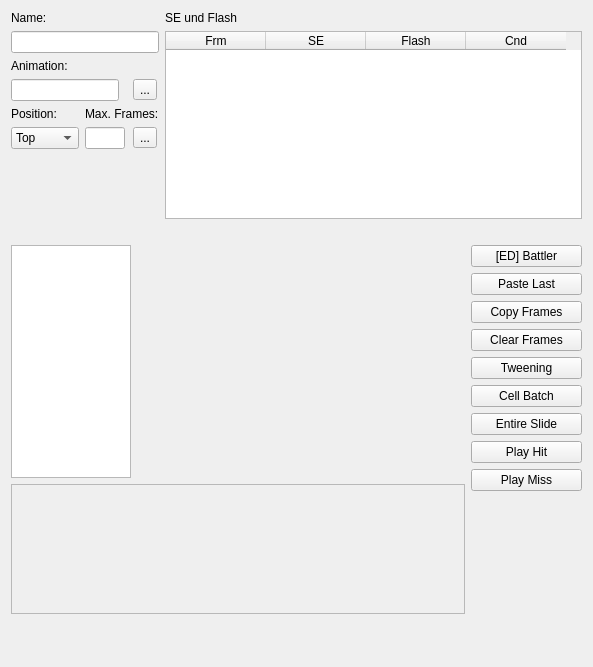
<?xml version="1.0" encoding="UTF-8"?>
<ui version="4.0">
 <class>EditAnimations</class>
 <widget class="QWidget" name="EditAnimations">
  <property name="geometry">
   <rect>
    <x>0</x>
    <y>0</y>
    <width>593</width>
    <height>667</height>
   </rect>
  </property>
  <property name="windowTitle">
   <string>Form</string>
  </property>
  <layout class="QGridLayout" name="gridLayout_3">
   <item row="0" column="0">
    <layout class="QGridLayout" name="gridLayout">
     <item row="7" column="0">
      <spacer name="verticalSpacer">
       <property name="orientation">
        <enum>Qt::Vertical</enum>
       </property>
       <property name="sizeHint" stdset="0">
        <size>
         <width>20</width>
         <height>40</height>
        </size>
       </property>
      </spacer>
     </item>
     <item row="2" column="0" colspan="3">
      <widget class="QLabel" name="label_2">
       <property name="sizePolicy">
        <sizepolicy hsizetype="Fixed" vsizetype="Preferred">
         <horstretch>0</horstretch>
         <verstretch>0</verstretch>
        </sizepolicy>
       </property>
       <property name="text">
        <string>Animation:</string>
       </property>
      </widget>
     </item>
     <item row="6" column="1">
      <widget class="QLineEdit" name="line_max_frames">
       <property name="sizePolicy">
        <sizepolicy hsizetype="Fixed" vsizetype="Fixed">
         <horstretch>0</horstretch>
         <verstretch>0</verstretch>
        </sizepolicy>
       </property>
       <property name="maximumSize">
        <size>
         <width>40</width>
         <height>16777215</height>
        </size>
       </property>
       <property name="readOnly">
        <bool>true</bool>
       </property>
      </widget>
     </item>
     <item row="6" column="0">
      <widget class="QComboBox" name="combo_pos">
       <property name="sizePolicy">
        <sizepolicy hsizetype="Fixed" vsizetype="Fixed">
         <horstretch>0</horstretch>
         <verstretch>0</verstretch>
        </sizepolicy>
       </property>
       <item>
        <property name="text">
         <string>Top</string>
        </property>
       </item>
       <item>
        <property name="text">
         <string>Middle</string>
        </property>
       </item>
       <item>
        <property name="text">
         <string>Bottom</string>
        </property>
       </item>
       <item>
        <property name="text">
         <string>Screen</string>
        </property>
       </item>
      </widget>
     </item>
     <item row="3" column="2">
      <widget class="QToolButton" name="button_animation">
       <property name="text">
        <string>...</string>
       </property>
      </widget>
     </item>
     <item row="1" column="0" colspan="3">
      <widget class="QLineEdit" name="line_name">
       <property name="sizePolicy">
        <sizepolicy hsizetype="Preferred" vsizetype="Fixed">
         <horstretch>0</horstretch>
         <verstretch>0</verstretch>
        </sizepolicy>
       </property>
      </widget>
     </item>
     <item row="3" column="0" colspan="2">
      <widget class="QLineEdit" name="line_animation">
       <property name="sizePolicy">
        <sizepolicy hsizetype="Fixed" vsizetype="Fixed">
         <horstretch>0</horstretch>
         <verstretch>0</verstretch>
        </sizepolicy>
       </property>
       <property name="readOnly">
        <bool>true</bool>
       </property>
      </widget>
     </item>
     <item row="0" column="0" colspan="3">
      <widget class="QLabel" name="label">
       <property name="sizePolicy">
        <sizepolicy hsizetype="Fixed" vsizetype="Preferred">
         <horstretch>0</horstretch>
         <verstretch>0</verstretch>
        </sizepolicy>
       </property>
       <property name="text">
        <string>Name:</string>
       </property>
      </widget>
     </item>
     <item row="6" column="2">
      <widget class="QToolButton" name="button_set_frames">
       <property name="text">
        <string>...</string>
       </property>
      </widget>
     </item>
     <item row="5" column="0">
      <widget class="QLabel" name="label_3">
       <property name="sizePolicy">
        <sizepolicy hsizetype="Fixed" vsizetype="Preferred">
         <horstretch>0</horstretch>
         <verstretch>0</verstretch>
        </sizepolicy>
       </property>
       <property name="text">
        <string>Position:</string>
       </property>
      </widget>
     </item>
     <item row="5" column="1" colspan="2">
      <widget class="QLabel" name="label_4">
       <property name="sizePolicy">
        <sizepolicy hsizetype="Fixed" vsizetype="Preferred">
         <horstretch>0</horstretch>
         <verstretch>0</verstretch>
        </sizepolicy>
       </property>
       <property name="text">
        <string>Max. Frames:</string>
       </property>
      </widget>
     </item>
    </layout>
   </item>
   <item row="0" column="1" colspan="2">
    <layout class="QGridLayout" name="gridLayout_2">
     <item row="1" column="1">
      <widget class="TimingTable" name="table_timings">
       <property name="contextMenuPolicy">
        <enum>Qt::CustomContextMenu</enum>
       </property>
       <property name="selectionBehavior">
        <enum>QAbstractItemView::SelectRows</enum>
       </property>
       <attribute name="verticalHeaderVisible">
        <bool>false</bool>
       </attribute>
       <column>
        <property name="text">
         <string>Frm</string>
        </property>
       </column>
       <column>
        <property name="text">
         <string>SE</string>
        </property>
       </column>
       <column>
        <property name="text">
         <string>Flash</string>
        </property>
       </column>
       <column>
        <property name="text">
         <string>Cnd</string>
        </property>
       </column>
      </widget>
     </item>
     <item row="0" column="1">
      <widget class="QLabel" name="label_5">
       <property name="text">
        <string>SE und Flash</string>
       </property>
      </widget>
     </item>
     <item row="2" column="1">
      <spacer name="horizontalSpacer">
       <property name="orientation">
        <enum>Qt::Horizontal</enum>
       </property>
       <property name="sizeHint" stdset="0">
        <size>
         <width>40</width>
         <height>20</height>
        </size>
       </property>
      </spacer>
     </item>
    </layout>
   </item>
   <item row="1" column="2" rowspan="3">
    <layout class="QGridLayout" name="gridLayout_4">
     <item row="4" column="1">
      <widget class="QPushButton" name="pushButton_8">
       <property name="text">
        <string>Tweening</string>
       </property>
      </widget>
     </item>
     <item row="3" column="1">
      <widget class="QPushButton" name="pushButton_9">
       <property name="text">
        <string>Clear Frames</string>
       </property>
      </widget>
     </item>
     <item row="5" column="1">
      <widget class="QPushButton" name="pushButton_6">
       <property name="text">
        <string>Cell Batch</string>
       </property>
      </widget>
     </item>
     <item row="8" column="1">
      <widget class="QPushButton" name="pushButton_11">
       <property name="text">
        <string>Play Miss</string>
       </property>
      </widget>
     </item>
     <item row="7" column="1">
      <widget class="QPushButton" name="pushButton_10">
       <property name="text">
        <string>Play Hit</string>
       </property>
      </widget>
     </item>
     <item row="2" column="1">
      <widget class="QPushButton" name="pushButton_7">
       <property name="text">
        <string>Copy Frames</string>
       </property>
      </widget>
     </item>
     <item row="1" column="1">
      <widget class="QPushButton" name="pushButton_4">
       <property name="text">
        <string>Paste Last</string>
       </property>
      </widget>
     </item>
     <item row="6" column="1">
      <widget class="QPushButton" name="pushButton_5">
       <property name="text">
        <string>Entire Slide</string>
       </property>
      </widget>
     </item>
     <item row="0" column="1">
      <widget class="QPushButton" name="pushButton_3">
       <property name="text">
        <string>[ED] Battler</string>
       </property>
      </widget>
     </item>
     <item row="9" column="1">
      <spacer name="verticalSpacer_3">
       <property name="orientation">
        <enum>Qt::Vertical</enum>
       </property>
       <property name="sizeHint" stdset="0">
        <size>
         <width>20</width>
         <height>40</height>
        </size>
       </property>
      </spacer>
     </item>
    </layout>
   </item>
   <item row="3" column="0">
    <spacer name="verticalSpacer_2">
     <property name="orientation">
      <enum>Qt::Vertical</enum>
     </property>
     <property name="sizeHint" stdset="0">
      <size>
       <width>20</width>
       <height>40</height>
      </size>
     </property>
    </spacer>
   </item>
   <item row="1" column="0" colspan="2">
    <layout class="QGridLayout" name="gridLayout_5">
     <item row="0" column="1">
      <widget class="AnimationLabel" name="animation_label">
       <property name="minimumSize">
        <size>
         <width>328</width>
         <height>233</height>
        </size>
       </property>
       <property name="maximumSize">
        <size>
         <width>328</width>
         <height>233</height>
        </size>
       </property>
       <property name="text">
        <string/>
       </property>
       <property name="alignment">
        <set>Qt::AlignLeading|Qt::AlignLeft|Qt::AlignTop</set>
       </property>
      </widget>
     </item>
     <item row="0" column="0">
      <widget class="QListWidget" name="frame_list">
       <property name="sizePolicy">
        <sizepolicy hsizetype="Fixed" vsizetype="Expanding">
         <horstretch>0</horstretch>
         <verstretch>0</verstretch>
        </sizepolicy>
       </property>
       <property name="maximumSize">
        <size>
         <width>120</width>
         <height>16777215</height>
        </size>
       </property>
      </widget>
     </item>
    </layout>
   </item>
   <item row="2" column="0" colspan="2">
    <widget class="QScrollArea" name="scrollArea">
     <property name="minimumSize">
      <size>
       <width>0</width>
       <height>130</height>
      </size>
     </property>
     <property name="maximumSize">
      <size>
       <width>16777215</width>
       <height>130</height>
      </size>
     </property>
     <property name="widgetResizable">
      <bool>true</bool>
     </property>
     <widget class="QWidget" name="scrollAreaWidgetContents">
      <property name="geometry">
       <rect>
        <x>0</x>
        <y>0</y>
        <width>452</width>
        <height>126</height>
       </rect>
      </property>
      <layout class="QGridLayout" name="gridLayout_6">
       <item row="0" column="0">
        <widget class="AnimationGraphicPreview" name="graphic_preview_label">
         <property name="minimumSize">
          <size>
           <width>0</width>
           <height>96</height>
          </size>
         </property>
         <property name="maximumSize">
          <size>
           <width>16777215</width>
           <height>96</height>
          </size>
         </property>
         <property name="text">
          <string/>
         </property>
        </widget>
       </item>
      </layout>
     </widget>
    </widget>
   </item>
  </layout>
 </widget>
 <customwidgets>
  <customwidget>
   <class>AnimationLabel</class>
   <extends>QLabel</extends>
   <header>editors/animations/animationlabel.h</header>
  </customwidget>
  <customwidget>
   <class>AnimationGraphicPreview</class>
   <extends>QLabel</extends>
   <header>editors/animations/animationgraphicpreview.h</header>
  </customwidget>
  <customwidget>
   <class>TimingTable</class>
   <extends>QTableWidget</extends>
   <header>editors/animations/timingtable.h</header>
  </customwidget>
 </customwidgets>
 <resources/>
 <connections/>
</ui>
